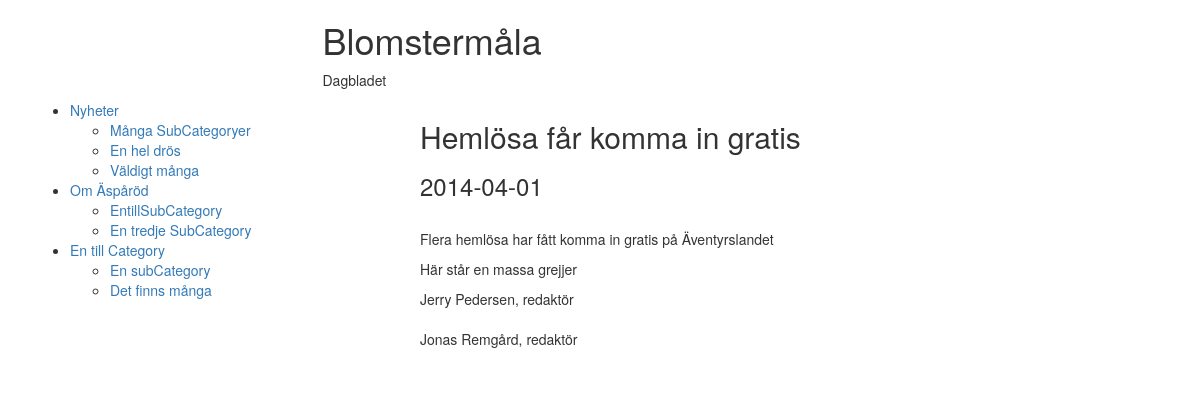
The page /webbArticle.php?ArtID=1 on the database as committed earlier.
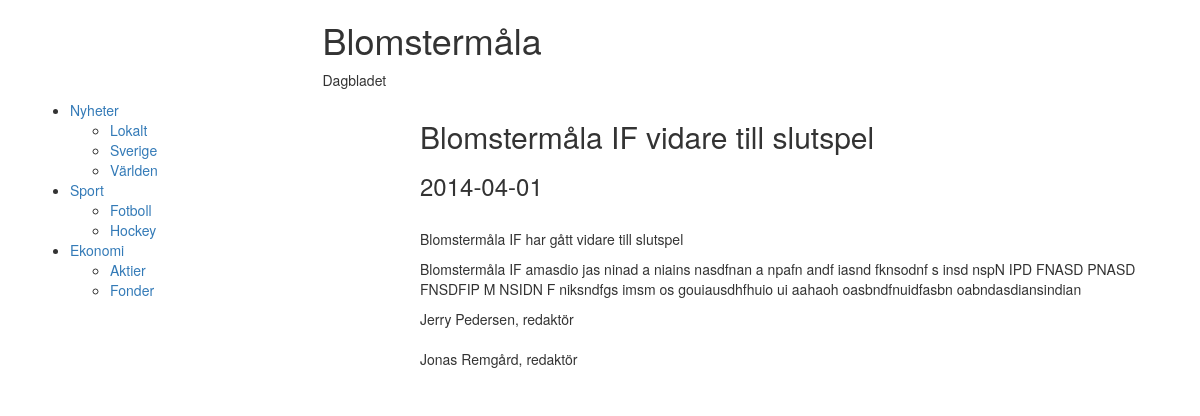
The same page on the database as committed later.
### tables this page shows
create table Sub_Category
(SubCategoryID     int NOT NULL AUTO_INCREMENT,
 SubCategoryname	varchar(50),
 CategoryID			int NOT NULL,
 primary key (SubCategoryID),
 foreign key (CategoryID) references Category(CategoryID));

create table Category
(CategoryID     int NOT NULL AUTO_INCREMENT,
 Categoryname	varchar(50),
 primary key (CategoryID));

create table Article
(Title			varchar(100),
 Preamble     		varchar(200),
 Content     		text,
 Date			date,
 ArticleID		int NOT NULL AUTO_INCREMENT,
 SubCategoryID	int NOT NULL,
 primary key (ArticleID),
 foreign key (SubCategoryID) references Sub_Category(SubCategoryID));

### webbArticle.php (the view, shortened to what this page needs)
<?php
  include('db.php');
?>
<!DOCTYPE html>
<html>
  <head>
   <link href="css/bootstrap.min.css" rel="stylesheet">
  </head>
	<body>
	<div class="container">
	<div class="row">
	<div class="col-md-6 col-md-offset-3">
		<h1>Blomstermåla</h1>
		<p>Dagbladet</p>
		</div>
	</div>
	<div class="row">
	<div class="col-md-4">
	<?php
    $sql = "select Categoryname, SubCategoryname, SubCategoryID from Category inner join Sub_Category on Sub_Category.CategoryID=Category.CategoryID order by Category.CategoryID";
    $result = mysqli_query($link, $sql);
    $owner = "";
    echo("<ul>\n");
    while ($row = mysqli_fetch_array($result))
    {
    	if (($row[0]!=$owner) && ($owner!="")){
    			echo("\t</ul>\n</li>\n");
    		}
    	if ($row[0]!=$owner){
    		echo('<li><a href="">'.$row[0]."</a>\n\t<ul>\n");
    		$owner=$row[0];
    	}
    	echo('<li><a href="index.php?cat='.$row[2].'">'.$row[1].'</a></li>');
    }
    echo("\t</ul>\n</li>\n");
    echo("</ul>\n");
  ?>
  </div>
	<div class="col-md-8">
		<?php
$ArtID = $_GET['ArtID'];
$sql = "select Article.ArticleID, Article.Title, Article.Preamble, Article.Content, Article.Date from Article where ArticleID='$ArtID'";
$result = mysqli_query($link, $sql);
$row = mysqli_fetch_array($result);
echo('<h2>'.$row[1].'</h2>');
echo('<h3>'.$row[4].'</h3>');
echo('<div class="Picturefloat">');
echo('</div>');
echo('<p class"Preamble">'.$row[2].'</p><p>'.$row[3].'</p>');
$sql = "select Owner.UserID, User.Name from Owner left join User on Owner.UserID=User.UserID where ArticleID='$ArtID'";
$result = mysqli_query($link, $sql);
while ($row2 = mysqli_fetch_array($result))
{
echo('<address>'.$row2[1].', redaktör</address>');
}
?>
	</div>
	</div>
</div>
	</body>
</html>

Rows that differ between the two databases and show on the page:
changed sub_category "Nyheter": SubCategoryname "Många SubCategoryer" → "Lokalt"
changed sub_category: SubCategoryname "En hel drös" → "Sverige"
changed sub_category: SubCategoryname "Väldigt många" → "Världen"
changed sub_category: CategoryID.Categoryname "Om Äspåröd" → "Sport"; SubCategoryname "EntillSubCategory" → "Fotboll"
changed sub_category: SubCategoryname "En tredje SubCategory" → "Hockey"
changed sub_category: CategoryID.Categoryname "En till Category" → "Ekonomi"; SubCategoryname "En subCategory" → "Aktier"
changed sub_category: SubCategoryname "Det finns många" → "Fonder"
changed article: Title "Hemlösa får komma in gratis" → "Blomstermåla IF vidare till slutspel"; Preamble "Flera hemlösa har fått komma in gratis på Äventyrslandet" → "Blomstermåla IF har gått vidare till slutspel"; Content "Här står en massa grejjer" → "Blomstermåla IF amasdio jas ninad a niains nasdfnan a npafn andf iasnd fknsodnf s insd nspN IPD FNASD PNASD FNSDFIP M NSIDN F niksndfgs imsm os gouiausdhfhuio ui aahaoh oasbndfnuidfasbn oabndasdiansindian"
